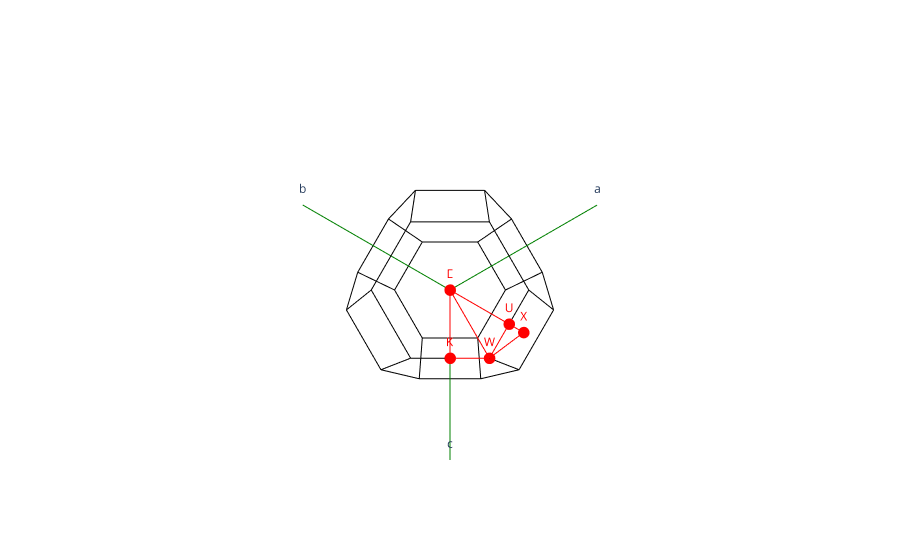

Here is the notebook cell this chart was saved with:
### Code cell
#Zone de Brillouin
plot_brillouin_zone(ph_band_struct.structure)

### Figure 1 — Plotly figure (JSON) as saved in the notebook; plotly's stock layout.template omitted (floating-point values rounded to 4 significant figures)
{"data": [{"line": {"color": "green"}, "mode": "lines+text", "showlegend": false, "text": ["", "a"], "type": "scatter3d", "x": [0, -0.9989], "y": [0, 0.9989], "z": [0, 0.9989]}, {"line": {"color": "green"}, "mode": "lines+text", "showlegend": false, "text": ["", "b"], "type": "scatter3d", "x": [0, 0.9989], "y": [0, -0.9989], "z": [0, 0.9989]}, {"line": {"color": "green"}, "mode": "lines+text", "showlegend": false, "text": ["", "c"], "type": "scatter3d", "x": [0, 0.9989], "y": [0, 0.9989], "z": [0, -0.9989]}, {"line": {"color": "black"}, "mode": "lines", "showlegend": false, "text": "", "type": "scatter3d", "x": [-0.4995, 0], "y": [-0.9989, -0.9989], "z": [0, -0.4995]}, {"line": {"color": "black"}, "mode": "lines", "showlegend": false, "text": "", "type": "scatter3d", "x": [-0.4995, 0], "y": [-0.9989, -0.9989], "z": [0, 0.4995]}, {"line": {"color": "black"}, "mode": "lines", "showlegend": false, "text": "", "type": "scatter3d", "x": [0, 0.4995], "y": [-0.9989, -0.9989], "z": [-0.4995, 0]}, {"line": {"color": "black"}, "mode": "lines", "showlegend": false, "text": "", "type": "scatter3d", "x": [0.4995, 0], "y": [-0.9989, -0.9989], "z": [0, 0.4995]}, {"line": {"color": "black"}, "mode": "lines", "showlegend": false, "text": "", "type": "scatter3d", "x": [-0.9989, -0.9989], "y": [0, -0.4995], "z": [0.4995, 1.11e-16]}, {"line": {"color": "black"}, "mode": "lines", "showlegend": false, "text": "", "type": "scatter3d", "x": [-0.9989, -0.4995], "y": [0, 0], "z": [0.4995, 0.9989]}, {"line": {"color": "black"}, "mode": "lines", "showlegend": false, "text": "", "type": "scatter3d", "x": [-0.9989, -0.4995], "y": [-0.4995, -0.9989], "z": [1.11e-16, 0]}, {"line": {"color": "black"}, "mode": "lines", "showlegend": false, "text": "", "type": "scatter3d", "x": [0, 0], "y": [-0.9989, -0.4995], "z": [0.4995, 0.9989]}, {"line": {"color": "black"}, "mode": "lines", "showlegend": false, "text": "", "type": "scatter3d", "x": [0, -0.4995], "y": [-0.4995, 0], "z": [0.9989, 0.9989]}, {"line": {"color": "black"}, "mode": "lines", "showlegend": false, "text": "", "type": "scatter3d", "x": [-0.4995, 0], "y": [0, -0.4995], "z": [-0.9989, -0.9989]}, {"line": {"color": "black"}, "mode": "lines", "showlegend": false, "text": "", "type": "scatter3d", "x": [-0.4995, 1.11e-16], "y": [0, 0.4995], "z": [-0.9989, -0.9989]}, {"line": {"color": "black"}, "mode": "lines", "showlegend": false, "text": "", "type": "scatter3d", "x": [0, 0.4995], "y": [-0.4995, 1.11e-16], "z": [-0.9989, -0.9989]}, {"line": {"color": "black"}, "mode": "lines", "showlegend": false, "text": "", "type": "scatter3d", "x": [0.4995, 1.11e-16], "y": [1.11e-16, 0.4995], "z": [-0.9989, -0.9989]}, {"line": {"color": "black"}, "mode": "lines", "showlegend": false, "text": "", "type": "scatter3d", "x": [-0.9989, -0.9989], "y": [0, 0.4995], "z": [0.4995, 0]}, {"line": {"color": "black"}, "mode": "lines", "showlegend": false, "text": "", "type": "scatter3d", "x": [-0.9989, -0.9989], "y": [-0.4995, 1.11e-16], "z": [1.11e-16, -0.4995]}, {"line": {"color": "black"}, "mode": "lines", "showlegend": false, "text": "", "type": "scatter3d", "x": [-0.9989, -0.9989], "y": [1.11e-16, 0.4995], "z": [-0.4995, 0]}, {"line": {"color": "black"}, "mode": "lines", "showlegend": false, "text": "", "type": "scatter3d", "x": [-0.9989, -0.4995], "y": [1.11e-16, 0], "z": [-0.4995, -0.9989]}, {"line": {"color": "black"}, "mode": "lines", "showlegend": false, "text": "", "type": "scatter3d", "x": [0, 0], "y": [-0.4995, -0.9989], "z": [-0.9989, -0.4995]}, {"line": {"color": "black"}, "mode": "lines", "showlegend": false, "text": "", "type": "scatter3d", "x": [-0.9989, -0.4995], "y": [0.4995, 0.9989], "z": [0, 0]}, {"line": {"color": "black"}, "mode": "lines", "showlegend": false, "text": "", "type": "scatter3d", "x": [1.11e-16, 0], "y": [0.4995, 0.9989], "z": [-0.9989, -0.4995]}, {"line": {"color": "black"}, "mode": "lines", "showlegend": false, "text": "", "type": "scatter3d", "x": [0, -0.4995], "y": [0.9989, 0.9989], "z": [-0.4995, 0]}, {"line": {"color": "black"}, "mode": "lines", "showlegend": false, "text": "", "type": "scatter3d", "x": [-0.4995, 1.11e-16], "y": [0.9989, 0.9989], "z": [0, 0.4995]}, {"line": {"color": "black"}, "mode": "lines", "showlegend": false, "text": "", "type": "scatter3d", "x": [1.11e-16, 1.11e-16], "y": [0.9989, 0.4995], "z": [0.4995, 0.9989]}, {"line": {"color": "black"}, "mode": "lines", "showlegend": false, "text": "", "type": "scatter3d", "x": [1.11e-16, -0.4995], "y": [0.4995, 0], "z": [0.9989, 0.9989]}, {"line": {"color": "black"}, "mode": "lines", "showlegend": false, "text": "", "type": "scatter3d", "x": [0.9989, 0.9989], "y": [-0.4995, 0], "z": [0, 0.4995]}, {"line": {"color": "black"}, "mode": "lines", "showlegend": false, "text": "", "type": "scatter3d", "x": [0.9989, 0.9989], "y": [-0.4995, 0], "z": [0, -0.4995]}, {"line": {"color": "black"}, "mode": "lines", "showlegend": false, "text": "", "type": "scatter3d", "x": [0.9989, 0.9989], "y": [0, 0.4995], "z": [0.4995, 0]}, {"line": {"color": "black"}, "mode": "lines", "showlegend": false, "text": "", "type": "scatter3d", "x": [0.9989, 0.9989], "y": [0.4995, 0], "z": [0, -0.4995]}, {"line": {"color": "black"}, "mode": "lines", "showlegend": false, "text": "", "type": "scatter3d", "x": [0.4995, 0.9989], "y": [-0.9989, -0.4995], "z": [0, 0]}, {"line": {"color": "black"}, "mode": "lines", "showlegend": false, "text": "", "type": "scatter3d", "x": [0.9989, 0.4995], "y": [0, 1.11e-16], "z": [-0.4995, -0.9989]}, {"line": {"color": "black"}, "mode": "lines", "showlegend": false, "text": "", "type": "scatter3d", "x": [0, 0.4995], "y": [-0.4995, 1.11e-16], "z": [0.9989, 0.9989]}, {"line": {"color": "black"}, "mode": "lines", "showlegend": false, "text": "", "type": "scatter3d", "x": [0.4995, 0.9989], "y": [1.11e-16, 0], "z": [0.9989, 0.4995]}, {"line": {"color": "black"}, "mode": "lines", "showlegend": false, "text": "", "type": "scatter3d", "x": [0.4995, 1.11e-16], "y": [1.11e-16, 0.4995], "z": [0.9989, 0.9989]}, {"line": {"color": "black"}, "mode": "lines", "showlegend": false, "text": "", "type": "scatter3d", "x": [0.9989, 0.4995], "y": [0.4995, 0.9989], "z": [0, 1.11e-16]}, {"line": {"color": "black"}, "mode": "lines", "showlegend": false, "text": "", "type": "scatter3d", "x": [0.4995, 1.11e-16], "y": [0.9989, 0.9989], "z": [1.11e-16, 0.4995]}, {"line": {"color": "black"}, "mode": "lines", "showlegend": false, "text": "", "type": "scatter3d", "x": [0, 0.4995], "y": [0.9989, 0.9989], "z": [-0.4995, 1.11e-16]}, {"line": {"color": "red"}, "mode": "lines", "showlegend": false, "text": "", "type": "scatter3d", "x": [0, 0], "y": [0, 0.9989], "z": [0, 0]}, {"line": {"color": "red"}, "mode": "lines", "showlegend": false, "text": "", "type": "scatter3d", "x": [0, 0.4995], "y": [0.9989, 0.9989], "z": [0, 2.776e-17]}, {"line": {"color": "red"}, "mode": "lines", "showlegend": false, "text": "", "type": "scatter3d", "x": [0.4995, 0.7492], "y": [0.9989, 0.7492], "z": [2.776e-17, 0]}, {"line": {"color": "red"}, "mode": "lines", "showlegend": false, "text": "", "type": "scatter3d", "x": [0.7492, 0], "y": [0.7492, 0], "z": [0, 0]}, {"line": {"color": "red"}, "mode": "lines", "showlegend": false, "text": "", "type": "scatter3d", "x": [0, 0.4995], "y": [0, 0.4995], "z": [0, 0.4995]}, {"line": {"color": "red"}, "mode": "lines", "showlegend": false, "text": "", "type": "scatter3d", "x": [0.4995, 0.2497], "y": [0.4995, 0.9989], "z": [0.4995, 0.2497]}, {"line": {"color": "red"}, "mode": "lines", "showlegend": false, "text": "", "type": "scatter3d", "x": [0.2497, 0.4995], "y": [0.9989, 0.9989], "z": [0.2497, 2.776e-17]}, {"line": {"color": "red"}, "mode": "lines", "showlegend": false, "text": "", "type": "scatter3d", "x": [0.4995, 0.4995], "y": [0.9989, 0.4995], "z": [2.776e-17, 0.4995]}, {"line": {"color": "red"}, "mode": "lines", "showlegend": false, "text": "", "type": "scatter3d", "x": [0.4995, 0.7492], "y": [0.4995, 0.7492], "z": [0.4995, 0]}, {"line": {"color": "red"}, "mode": "lines", "showlegend": false, "text": "", "type": "scatter3d", "x": [0.2497, 0], "y": [0.9989, 0.9989], "z": [0.2497, 0]}, {"marker": {"color": "red", "size": 4}, "mode": "markers+text", "showlegend": false, "text": ["Γ", "K", "L", "U", "W", "X"], "textfont": {"color": "red"}, "type": "scatter3d", "x": [0, 0.7492, 0.4995, 0.2497, 0.4995, 0], "y": [0, 0.7492, 0.4995, 0.9989, 0.9989, 0.9989], "z": [0, 0, 0.4995, 0.2497, 2.776e-17, 0]}], "layout": {"scene": {"xaxis": {"range": [-1.15, 1.15], "visible": false}, "yaxis": {"range": [-1.15, 1.15], "visible": false}, "zaxis": {"range": [-1.15, 1.15], "visible": false}}}}
